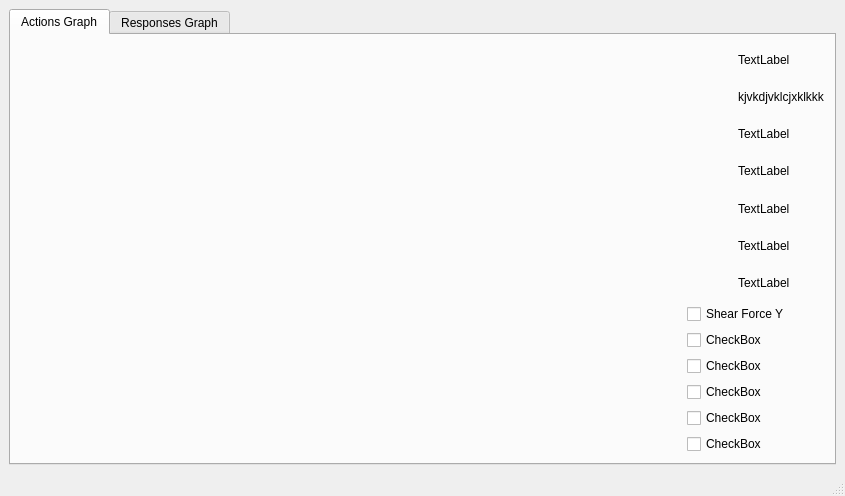
<?xml version="1.0" encoding="UTF-8"?>
<ui version="4.0">
 <class>MainWindow</class>
 <widget class="QMainWindow" name="MainWindow">
  <property name="geometry">
   <rect>
    <x>0</x>
    <y>0</y>
    <width>845</width>
    <height>496</height>
   </rect>
  </property>
  <property name="windowTitle">
   <string>MainWindow</string>
  </property>
  <widget class="QWidget" name="centralwidget">
   <layout class="QGridLayout" name="gridLayout">
    <item row="0" column="0">
     <widget class="QTabWidget" name="tabWidget">
      <property name="tabShape">
       <enum>QTabWidget::Rounded</enum>
      </property>
      <property name="currentIndex">
       <number>0</number>
      </property>
      <property name="elideMode">
       <enum>Qt::ElideNone</enum>
      </property>
      <property name="tabBarAutoHide">
       <bool>false</bool>
      </property>
      <widget class="QWidget" name="tab">
       <attribute name="title">
        <string>Actions Graph</string>
       </attribute>
       <layout class="QGridLayout" name="gridLayout_2">
        <item row="0" column="0" rowspan="2">
         <widget class="QWidget" name="widget" native="true">
          <property name="minimumSize">
           <size>
            <width>661</width>
            <height>401</height>
           </size>
          </property>
         </widget>
        </item>
        <item row="0" column="1">
         <widget class="QLabel" name="label">
          <property name="text">
           <string/>
          </property>
         </widget>
        </item>
        <item row="0" column="2">
         <layout class="QVBoxLayout" name="verticalLayout">
          <item>
           <widget class="QLabel" name="label_2">
            <property name="text">
             <string>TextLabel</string>
            </property>
           </widget>
          </item>
          <item>
           <widget class="QLabel" name="label_3">
            <property name="text">
             <string>kjvkdjvklcjxklkkk</string>
            </property>
           </widget>
          </item>
          <item>
           <widget class="QLabel" name="label_4">
            <property name="text">
             <string>TextLabel</string>
            </property>
           </widget>
          </item>
          <item>
           <widget class="QLabel" name="label_7">
            <property name="text">
             <string>TextLabel</string>
            </property>
           </widget>
          </item>
          <item>
           <widget class="QLabel" name="label_5">
            <property name="text">
             <string>TextLabel</string>
            </property>
           </widget>
          </item>
          <item>
           <widget class="QLabel" name="label_6">
            <property name="text">
             <string>TextLabel</string>
            </property>
           </widget>
          </item>
          <item>
           <widget class="QLabel" name="label_8">
            <property name="text">
             <string>TextLabel</string>
            </property>
           </widget>
          </item>
         </layout>
        </item>
        <item row="1" column="1" colspan="2">
         <layout class="QVBoxLayout" name="verticalLayout_2">
          <item>
           <widget class="QCheckBox" name="checkBox_6">
            <property name="text">
             <string>Shear Force Y</string>
            </property>
            <property name="tristate">
             <bool>false</bool>
            </property>
           </widget>
          </item>
          <item>
           <widget class="QCheckBox" name="checkBox_5">
            <property name="text">
             <string>CheckBox</string>
            </property>
           </widget>
          </item>
          <item>
           <widget class="QCheckBox" name="checkBox_4">
            <property name="text">
             <string>CheckBox</string>
            </property>
           </widget>
          </item>
          <item>
           <widget class="QCheckBox" name="checkBox_3">
            <property name="text">
             <string>CheckBox</string>
            </property>
           </widget>
          </item>
          <item>
           <widget class="QCheckBox" name="checkBox_2">
            <property name="text">
             <string>CheckBox</string>
            </property>
           </widget>
          </item>
          <item>
           <widget class="QCheckBox" name="checkBox">
            <property name="text">
             <string>CheckBox</string>
            </property>
           </widget>
          </item>
         </layout>
        </item>
       </layout>
      </widget>
      <widget class="QWidget" name="tab_2">
       <attribute name="title">
        <string>Responses Graph</string>
       </attribute>
       <widget class="QLabel" name="label_9">
        <property name="geometry">
         <rect>
          <x>690</x>
          <y>10</y>
          <width>140</width>
          <height>19</height>
         </rect>
        </property>
        <property name="text">
         <string>TextLabel</string>
        </property>
       </widget>
       <widget class="QLabel" name="label_10">
        <property name="geometry">
         <rect>
          <x>690</x>
          <y>40</y>
          <width>140</width>
          <height>19</height>
         </rect>
        </property>
        <property name="text">
         <string>TextLabel</string>
        </property>
       </widget>
       <widget class="QCheckBox" name="checkBox_13">
        <property name="geometry">
         <rect>
          <x>680</x>
          <y>380</y>
          <width>160</width>
          <height>30</height>
         </rect>
        </property>
        <property name="text">
         <string>CheckBox</string>
        </property>
       </widget>
       <widget class="QCheckBox" name="checkBox_14">
        <property name="geometry">
         <rect>
          <x>680</x>
          <y>290</y>
          <width>160</width>
          <height>30</height>
         </rect>
        </property>
        <property name="text">
         <string>CheckBox</string>
        </property>
       </widget>
       <widget class="QLabel" name="label_11">
        <property name="geometry">
         <rect>
          <x>690</x>
          <y>70</y>
          <width>140</width>
          <height>19</height>
         </rect>
        </property>
        <property name="text">
         <string>TextLabel</string>
        </property>
       </widget>
       <widget class="QLabel" name="label_12">
        <property name="geometry">
         <rect>
          <x>690</x>
          <y>130</y>
          <width>140</width>
          <height>19</height>
         </rect>
        </property>
        <property name="text">
         <string>TextLabel</string>
        </property>
       </widget>
       <widget class="QCheckBox" name="checkBox_15">
        <property name="geometry">
         <rect>
          <x>680</x>
          <y>230</y>
          <width>160</width>
          <height>30</height>
         </rect>
        </property>
        <property name="text">
         <string>Shear Force Y</string>
        </property>
        <property name="tristate">
         <bool>false</bool>
        </property>
       </widget>
       <widget class="QLabel" name="label_13">
        <property name="geometry">
         <rect>
          <x>690</x>
          <y>190</y>
          <width>140</width>
          <height>19</height>
         </rect>
        </property>
        <property name="text">
         <string>TextLabel</string>
        </property>
       </widget>
       <widget class="QLabel" name="label_14">
        <property name="geometry">
         <rect>
          <x>690</x>
          <y>160</y>
          <width>140</width>
          <height>19</height>
         </rect>
        </property>
        <property name="text">
         <string>TextLabel</string>
        </property>
       </widget>
       <widget class="QCheckBox" name="checkBox_16">
        <property name="geometry">
         <rect>
          <x>680</x>
          <y>320</y>
          <width>160</width>
          <height>30</height>
         </rect>
        </property>
        <property name="text">
         <string>CheckBox</string>
        </property>
       </widget>
       <widget class="QCheckBox" name="checkBox_17">
        <property name="geometry">
         <rect>
          <x>680</x>
          <y>260</y>
          <width>160</width>
          <height>30</height>
         </rect>
        </property>
        <property name="text">
         <string>CheckBox</string>
        </property>
       </widget>
       <widget class="QLabel" name="label_15">
        <property name="geometry">
         <rect>
          <x>690</x>
          <y>100</y>
          <width>140</width>
          <height>19</height>
         </rect>
        </property>
        <property name="text">
         <string>TextLabel</string>
        </property>
       </widget>
       <widget class="QCheckBox" name="checkBox_18">
        <property name="geometry">
         <rect>
          <x>680</x>
          <y>350</y>
          <width>160</width>
          <height>30</height>
         </rect>
        </property>
        <property name="text">
         <string>CheckBox</string>
        </property>
       </widget>
      </widget>
     </widget>
    </item>
   </layout>
  </widget>
  <widget class="QStatusBar" name="statusbar"/>
 </widget>
 <resources/>
 <connections/>
</ui>
